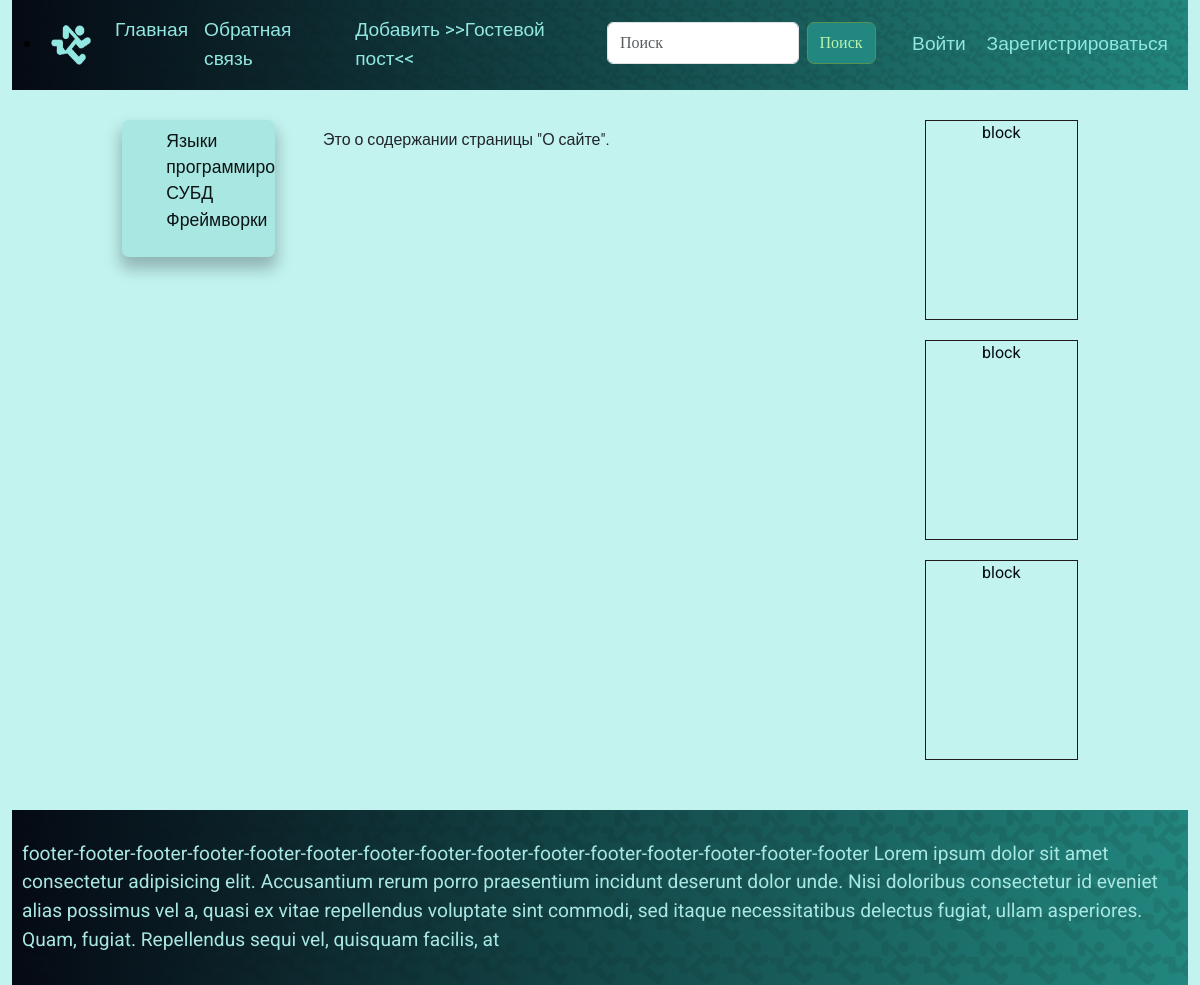
The page /about/ on the database its author committed.
### blog/models.py (models this page shows, shortened)
class ModelCategories(models.Model):
    name = models.CharField(max_length=100, db_index=True, verbose_name="Категория")
    slug = models.SlugField(max_length=255, unique=True, db_index=True, verbose_name="URL")
    class Meta:
        verbose_name = 'Категория'
        verbose_name_plural = 'Категории'
        ordering = ['id']

### blog/views.py (the view)
# urls.py: path('about/', views.about, name='about'),
def about(request):
    context = {
        'title': 'О сайте',
        'page_content': 'Это о содержании страницы "О сайте".',
    }
    return render(request, 'blog/about.html', context)

### blog/templatetags/blog_tags.py (called while the page is built)
@register.simple_tag()
def get_horizontal_menu():
    menu = [{'title': "Главная", 'url_name': 'home'},
            {'title': "Обратная связь", 'url_name': 'contact'},
            {'title': "Добавить >>Гостевой пост<<", 'url_name': 'addpage'},
            ]
    return menu

@register.simple_tag()
def get_horizontal_menu_cat():
    menu_cat = []
    categories = ModelCategories.objects.all()
    for category in categories:
        menu_cat.append({
            'title': category.name,
            'url_name': 'home_category',
            'category_slug': category.slug,
        })
    return menu_cat

@register.simple_tag(name='menu_cat_subcat')
def get_vertical_menu_posts():
    categories = ModelCategories.objects.all()
    subcategories = ModelSubcategories.objects.all()
    cat_subcat_menu = {
        'categories': categories,
        'subcategories': subcategories,
    }
    return cat_subcat_menu

### blog/templates/blog/about.html (shortened to what this page needs)
{% extends 'blog/base.html' %}
{% block content %}
<p>{{page_content}}</p>
{% endblock %}

### blog/templates/blog/base.html (shortened to what this page needs)
<!DOCTYPE html>
<html lang="en">
<head>
    {% load static %} {% load blog_tags %}
    <link rel="stylesheet" href="{% static 'admin/css/bootstrap.css' %}"/>
    <link type="text/css" href="{% static 'blog/css/styles.css' %}" rel="stylesheet"/>
</head>
<body>
<div class="container-fluid mx-auto align-self-center">
    <header>
        <nav class="navbar navbar-expand-lg">
            <div class="container-fluid">
                <div class="navbar-brand">
                    <li>
                        <img src="{% static 'blog/img/logo.png' %}" alt="Elvand" data-bs-toggle="dropdown" width="40" height="40"/>
                            {% get_horizontal_menu_cat as horizontal_menu_cat %}
                    </li>
                </div>
                <div class="collapse navbar-collapse" id="navbarSupportedContent">
                    <ul class="navbar-nav me-auto mb-2 mb-lg-0">
                        {% get_horizontal_menu as horizontal_menu %}
                        {% for item in horizontal_menu %}
                        <li class="nav-item">
                            <a class="nav-link" href="{% url item.url_name %}">{{ item.title }}</a>
                        </li>
                        {% endfor %}
                    </ul>
                    <ul class="navbar-nav me-auto mb-2 mb-lg-0">
                        <li class="nav-item">
                            <form class="d-flex" role="search">
                                <input class="form-control me-2" type="search" placeholder="Поиск" aria-label="Поиск">
                                <button class="btn btn-outline-success" type="submit">Поиск</button>
                            </form>
                        </li>
                        <li class="nav-item">&nbsp;&nbsp;&nbsp;&nbsp;&nbsp;&nbsp;
                        </li>
                        {% if user.is_authenticated %}
                        <li class="nav-item">
                            <a class="nav-link"
                               href="{% url 'user_profile' user.username %}">{{ user.username }}&nbsp;</a>
                        </li>
                        <li class="nav-item">
                            <a class="nav-link" href="{% url 'logout' %}">Выйти</a>
                        </li>
                        {% else %}
                        <li class="nav-item">
                            <a class="nav-link" href="{% url 'login' %}">Войти&nbsp;</a>
                        </li>
                        <li class="nav-item">
                            <a class="nav-link" href="{% url 'register' %}">Зарегистрироваться</a>
                        </li>
                        {% endif %}
                    </ul>
                </div>
            </div>
        </nav>
    </header>
    <section class="row g-5">
        <div class="col-sm-0 col-md-0 col-lg-0 col-xl-1"></div>
        <div class="col-sm-2 col-md-3 col-lg-3 col-xl-2">
            <nav class="navbar navbar-expand-lg navbar-light vert_nav">
                <div class="container-fluid">
                    <div class="d-flex align-items-center justify-content-end">
                        <div class="collapse navbar-collapse" id="navbarVertical">
                            {% menu_cat_subcat as menu_cs %}
                            <ul>
                                {% for category in menu_cs.categories %}
                                <li>
                                    <a href="{% url 'home' category_slug=category.slug %}">{{ category.name }}</a>
                                </li>
                                {% endfor %}
                            </ul>
                        </div>
                    </div>
                </div>
            </nav>
        </div>
        <div class="col-sm-8 col-md-6 col-lg-6 col-xl-6">{% block content %} {% endblock %}</div>
        <div class="col-sm-2 col-md-3 col-lg-3 col-xl-2">
            <div class="block">block</div>
            <div class="block">block</div>
            <div class="block">block</div>
        </div>
        <div class="col-sm-0 col-md-0 col-lg-0 col-xl-1"></div>
    </section>
    <footer id="footer">
        footer-footer-footer-footer-footer-footer-footer-footer-footer-footer-footer-footer-footer-footer-footer
        Lorem ipsum dolor sit amet consectetur adipisicing elit. Accusantium
        rerum porro praesentium incidunt deserunt dolor unde. Nisi doloribus
        consectetur id eveniet alias possimus vel a, quasi ex vitae repellendus
        voluptate sint commodi, sed itaque necessitatibus delectus fugiat, ullam
        asperiores. Quam, fugiat. Repellendus sequi vel, quisquam facilis, at
    </footer>
</div>
</body>
</html>

### blog/static/blog/css/styles.css (style rules this page uses)
:root { --color11: #6ACFC8; --color12: #629B97; --color13: #22877F; --color14: #92E7E1; --color15: #A9E7E2; --color16: #C2F3EF; --color17: #e2faf8; --colorA11: #7897D5; --colorA12: #6B7DA0; --colorA13: #27488B; --colorA14: #9DB7EA; --colorA15: #B2C5EA; --colorB11: #82E877; --colorB12: #75AE6F; --colorB13: #319727; --colorB14: #A3F49B; --colorB15: #B9F4B2; --color21: #0C1A1A; --color22: #0C1414; --color23: #041111; --color24: #548D8D; --color25: #638D8D; --colorA21: #0F131D; --colorA22: #0E1016; --colorA23: #050913; --colorA24: #5B6A8E; --colorA25: #68748E; --colorB21: #102310; --colorB22: #101A10; --colorB23: #051705; --colorB24: #569156; --colorB25: #669166; }
body { font-family: 'Roboto', sans-serif; background:var(--color16); }
button, input[type="button"], input[type="submit"] { font-family: 'Roboto', sans-serif; }
form { font-family: 'Roboto'; }
.block { border: solid 1px #1f1b1b; margin: 0 0 20px; text-align: center; min-height: 200px; color: #050913; }
.btn { border: 1px solid var(--colorB24); padding: 8px 12px; cursor: pointer; border-radius: 7px; font-size: 16px; text-align: center; text-decoration: none; display: inline-block; transition: background-color 0.3s, color 0.3s; background-color: var(--color13); color: var(--colorB15); }
footer, section { padding: 30px 10px; }
header, footer { font-size: 120%; color: var(--color15); background: url(../img/pattern.png), var(--colorA23); background: url(../img/pattern.png), -moz-linear-gradient(left, var(--colorA23) 0%, var(--color13) 100%); background: url(../img/pattern.png), -webkit-linear-gradient(left, var(--colorA23) 0%, var(--color13) 100%); background: url(../img/pattern.png), linear-gradient(to right, var(--colorA23) 0%, var(--color13) 100%); filter: progid:DXImageTransform.Microsoft.gradient(startColorstr=var(--colorA23), endColorstr=var(--color13), GradientType=1); background-size: contain; }
.navbar a { color: var(--color14); text-decoration: none; }
.vert_nav { font-size: 110%; overflow: hidden; background:var(--color15); border-radius: 7px; box-shadow: 0px 10px 15px 2px rgba(0, 0, 0, 0.25); margin: 0 0 50px; }
.vert_nav a { color:var(--color22); text-decoration: none; }
.vert_nav li { list-style-type: none; }
.form-control, .form-select, .form-textarea, .form-textinput, .fileinpu { width: 100%; }

### rows shown on the page
ModelCategories: name "Языки…"
ModelCategories: name "СУБД"
ModelCategories: name "Фреймворки"

### other values the page prints
{{ item.title }} "Главная" "Обратная связь" "Добавить >>Гостевой пост<<"
{{ page_content }} "Это о содержании страницы \"О сайте\"."
